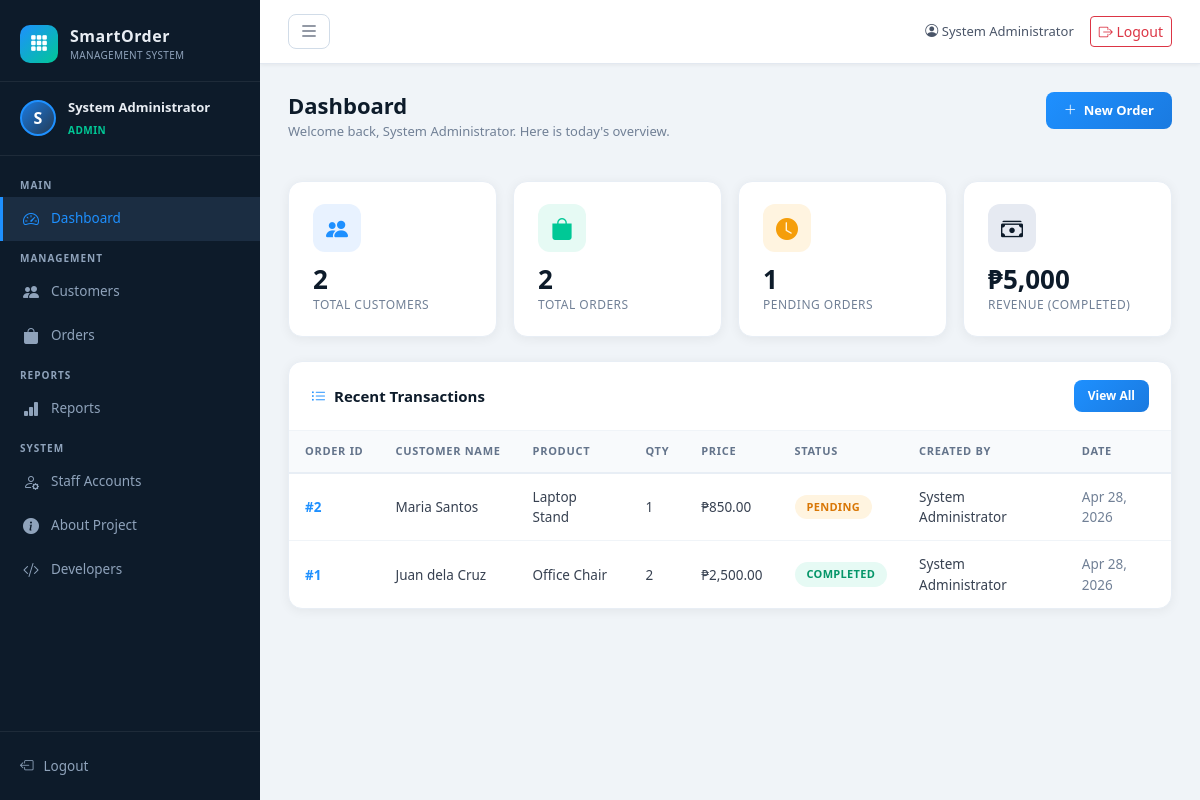
/dashboard.php (signed in), run on the app's committed database.
### tables this page shows
CREATE TABLE IF NOT EXISTS orders (
    id INT AUTO_INCREMENT PRIMARY KEY,
    customer_id INT NOT NULL,
    user_id INT NOT NULL,
    product_name VARCHAR(200) NOT NULL,
    quantity INT NOT NULL DEFAULT 1,
    price DECIMAL(10,2) NOT NULL,
    status ENUM('Pending', 'Processing', 'Completed', 'Cancelled') DEFAULT 'Pending',
    notes TEXT,
    created_at TIMESTAMP DEFAULT CURRENT_TIMESTAMP,
    FOREIGN KEY (customer_id) REFERENCES customers(id) ON DELETE CASCADE,
    FOREIGN KEY (user_id) REFERENCES users(id) ON DELETE CASCADE
);

CREATE TABLE IF NOT EXISTS customers (
    id INT AUTO_INCREMENT PRIMARY KEY,
    name VARCHAR(150) NOT NULL,
    email VARCHAR(150) NOT NULL UNIQUE,
    phone VARCHAR(20),
    address TEXT,
    created_at TIMESTAMP DEFAULT CURRENT_TIMESTAMP
);

CREATE TABLE IF NOT EXISTS users (
    id INT AUTO_INCREMENT PRIMARY KEY,
    username VARCHAR(100) NOT NULL UNIQUE,
    password VARCHAR(255) NOT NULL,
    full_name VARCHAR(150) NOT NULL,
    role VARCHAR(50) DEFAULT 'staff',
    created_at TIMESTAMP DEFAULT CURRENT_TIMESTAMP
);

### classes/Customer.php (called while the page is built, shortened)
<?php
class Customer {
    private $conn;
    private $table = 'customers';
    public function __construct($db) {
        $this->conn = $db;
    }
    public function countAll() {
        $stmt = $this->conn->query("SELECT COUNT(*) FROM {$this->table}");
        return $stmt->fetchColumn();
    }
}
?>

### classes/Order.php (called while the page is built, shortened)
<?php
class Order {
    private $conn;
    private $table = 'orders';
    public function __construct($db) {
        $this->conn = $db;
    }
    public function countAll() {
        $stmt = $this->conn->query("SELECT COUNT(*) FROM {$this->table}");
        return $stmt->fetchColumn();
    }
    public function totalRevenue() {
        $stmt = $this->conn->query("SELECT SUM(price * quantity) FROM {$this->table} WHERE status = 'Completed'");
        return $stmt->fetchColumn() ?? 0;
    }
    public function countByStatus($status) {
        $stmt = $this->conn->prepare("SELECT COUNT(*) FROM {$this->table} WHERE status = ?");
        $stmt->execute([$status]);
        return $stmt->fetchColumn();
    }
    public function recentOrders($limit = 5) {
        $query = "SELECT o.id, o.product_name, o.price, o.quantity, o.status, o.created_at,
                         c.name AS customer_name, u.full_name AS created_by
                  FROM {$this->table} o
                  INNER JOIN customers c ON o.customer_id = c.id
                  INNER JOIN users u ON o.user_id = u.id
                  ORDER BY o.created_at DESC LIMIT :lim";
        $stmt = $this->conn->prepare($query);
        $stmt->bindParam(':lim', $limit, PDO::PARAM_INT);
        $stmt->execute();
        return $stmt;
    }
}
?>

### dashboard.php (the view, shortened to what this page needs)
<?php
require_once 'classes/Customer.php';
require_once 'classes/Order.php';
$db   = new Database();
$conn = $db->getConnection();
$customer = new Customer($conn);
$order    = new Order($conn);
$totalCustomers  = $customer->countAll();
$totalOrders     = $order->countAll();
$totalRevenue    = $order->totalRevenue();
$pendingOrders   = $order->countByStatus('Pending');
$recentStmt = $order->recentOrders(8);
$recentOrders = $recentStmt->fetchAll();
include 'includes/header.php';
?>
<div class="page-header">
    <div class="page-header-left">
        <h2>Dashboard</h2>
        <p>Welcome back, <?= htmlspecialchars($_SESSION['full_name']) ?>. Here is today's overview.</p>
    </div>
    <div>
        <a href="orders.php?action=create" class="btn-primary-custom">
            <i class="bi bi-plus-lg"></i> New Order
        </a>
    </div>
</div>
<div class="row g-3 mb-4">
    <div class="col-6 col-md-3">
        <div class="stat-card">
            <div class="stat-icon blue"><i class="bi bi-people-fill"></i></div>
            <div class="stat-value"><?= $totalCustomers ?></div>
            <div class="stat-label">Total Customers</div>
        </div>
    </div>
    <div class="col-6 col-md-3">
        <div class="stat-card">
            <div class="stat-icon green"><i class="bi bi-bag-fill"></i></div>
            <div class="stat-value"><?= $totalOrders ?></div>
            <div class="stat-label">Total Orders</div>
        </div>
    </div>
    <div class="col-6 col-md-3">
        <div class="stat-card">
            <div class="stat-icon orange"><i class="bi bi-clock-fill"></i></div>
            <div class="stat-value"><?= $pendingOrders ?></div>
            <div class="stat-label">Pending Orders</div>
        </div>
    </div>
    <div class="col-6 col-md-3">
        <div class="stat-card">
            <div class="stat-icon navy"><i class="bi bi-cash-stack"></i></div>
            <div class="stat-value">&#8369;<?= number_format($totalRevenue, 0) ?></div>
            <div class="stat-label">Revenue (Completed)</div>
        </div>
    </div>
</div>
<div class="content-card">
    <div class="card-header-custom">
        <h5><i class="bi bi-list-ul me-2" style="color:var(--electric);"></i>Recent Transactions</h5>
        <a href="orders.php" class="btn-primary-custom" style="padding:7px 14px; font-size:12px;">
            View All
        </a>
    </div>
    <div style="overflow-x:auto;">
        <table class="table-custom">
            <thead>
                <tr>
                    <th>Order ID</th>
                    <th>Customer Name</th>
                    <th>Product</th>
                    <th>Qty</th>
                    <th>Price</th>
                    <th>Status</th>
                    <th>Created By</th>
                    <th>Date</th>
                </tr>
            </thead>
            <tbody>
                <?php if (empty($recentOrders)): ?>
                    <tr>
                        <td colspan="8" style="text-align:center; color:#a0aec0; padding:30px;">
                            No orders found. <a href="orders.php?action=create">Create the first order.</a>
                        </td>
                    </tr>
                <?php else: ?>
                    <?php foreach ($recentOrders as $row): ?>
                    <tr>
                        <td><strong style="color:var(--electric);">#<?= $row['id'] ?></strong></td>
                        <td><?= htmlspecialchars($row['customer_name']) ?></td>
                        <td><?= htmlspecialchars($row['product_name']) ?></td>
                        <td><?= $row['quantity'] ?></td>
                        <td>&#8369;<?= number_format($row['price'], 2) ?></td>
                        <td>
                            <span class="status-badge status-<?= $row['status'] ?>">
                                <?= $row['status'] ?>
                            </span>
                        </td>
                        <td><?= htmlspecialchars($row['created_by']) ?></td>
                        <td style="color:#718096;"><?= date('M j, Y', strtotime($row['created_at'])) ?></td>
                    </tr>
                    <?php endforeach; ?>
                <?php endif; ?>
            </tbody>
        </table>
    </div>
</div>
<?php include 'includes/footer.php'; ?>

### includes/header.php (shortened to what this page needs)
<!DOCTYPE html>
<html lang="en">
<head>
    <link href="https://cdn.jsdelivr.net/npm/bootstrap@5.3.2/dist/css/bootstrap.min.css" rel="stylesheet">
    <link href="https://cdn.jsdelivr.net/npm/bootstrap-icons@1.11.3/font/bootstrap-icons.min.css" rel="stylesheet">
    <link href="assets/css/style.css" rel="stylesheet">
</head>
<body>
<div class="wrapper d-flex">
    <nav id="sidebar" class="sidebar-nav">
        <div class="sidebar-brand">
            <div class="brand-icon"><i class="bi bi-grid-3x3-gap-fill"></i></div>
            <div class="brand-text">
                <span class="brand-title">SmartOrder</span>
                <span class="brand-sub">Management System</span>
            </div>
        </div>
        <div class="sidebar-user">
            <div class="user-avatar"><?= strtoupper(substr($_SESSION['full_name'], 0, 1)) ?></div>
            <div class="user-info">
                <span class="user-name"><?= htmlspecialchars($_SESSION['full_name']) ?></span>
                <span class="user-role badge-role"><?= htmlspecialchars($_SESSION['role']) ?></span>
            </div>
        </div>
        <ul class="sidebar-menu">
            <li class="menu-label"><span>Main</span></li>
            <li class="<?= basename($_SERVER['PHP_SELF']) === 'dashboard.php' ? 'active' : '' ?>">
                <a href="dashboard.php"><i class="bi bi-speedometer2"></i><span> Dashboard</span></a>
            </li>
            <li class="menu-label"><span>Management</span></li>
            <li class="<?= strpos(basename($_SERVER['PHP_SELF']), 'customer') !== false ? 'active' : '' ?>">
                <a href="customers.php"><i class="bi bi-people-fill"></i><span> Customers</span></a>
            </li>
            <li class="<?= strpos(basename($_SERVER['PHP_SELF']), 'order') !== false ? 'active' : '' ?>">
                <a href="orders.php"><i class="bi bi-bag-fill"></i><span> Orders</span></a>
            </li>
            <li class="menu-label"><span>Reports</span></li>
            <li class="<?= basename($_SERVER['PHP_SELF']) === 'reports.php' ? 'active' : '' ?>">
                <a href="reports.php"><i class="bi bi-bar-chart-fill"></i><span> Reports</span></a>
            </li>
            <li class="menu-label"><span>System</span></li>
            <?php if ($_SESSION['role'] === 'admin'): ?>
            <li class="<?= strpos(basename($_SERVER['PHP_SELF']), 'user') !== false ? 'active' : '' ?>">
                <a href="users.php"><i class="bi bi-person-gear"></i><span> Staff Accounts</span></a>
            </li>
            <?php endif; ?>
            <li class="<?= basename($_SERVER['PHP_SELF']) === 'about.php' ? 'active' : '' ?>">
                <a href="about.php"><i class="bi bi-info-circle-fill"></i><span> About Project</span></a>
            </li>
            <li class="<?= basename($_SERVER['PHP_SELF']) === 'developers.php' ? 'active' : '' ?>">
                <a href="developers.php"><i class="bi bi-code-slash"></i><span> Developers</span></a>
            </li>
        </ul>
        <div class="sidebar-footer">
            <a href="logout.php" class="logout-btn"><i class="bi bi-box-arrow-left"></i><span> Logout</span></a>
        </div>
    </nav>
    <div class="main-content flex-grow-1">
        <div class="top-bar">
            <button id="sidebarToggle" class="btn-toggle">
                <i class="bi bi-list"></i>
            </button>
            <div class="top-bar-right">
                <span class="top-user"><i class="bi bi-person-circle"></i> <?= htmlspecialchars($_SESSION['full_name']) ?></span>
                <a href="logout.php" class="btn btn-sm btn-outline-danger ms-3"><i class="bi bi-box-arrow-right"></i> Logout</a>
            </div>
        </div>
        <div class="page-content">

### includes/footer.php (shortened to what this page needs)
        </div>
    </div>
</div>
</body>
</html>

### data on the page
orders: id "2", customer.name "Maria Santos", product_name "Laptop Stand", quantity "1", price "850.00", status "PENDING", user.full_name "System Administrator", created_at "Apr 28, 2026"
orders: id "1", customer.name "Juan dela Cruz", product_name "Office Chair", quantity "2", price "2,500.00", status "COMPLETED", user.full_name "System Administrator", created_at "Apr 28, 2026"

### other printed values
substr($_SESSION['full_name'], 0, 1) "S"
$_SESSION['full_name'] "System Administrator"
$_SESSION['role'] "ADMIN"
$totalCustomers "2"
$totalOrders "2"
$pendingOrders "1"
$totalRevenue "5,000"
